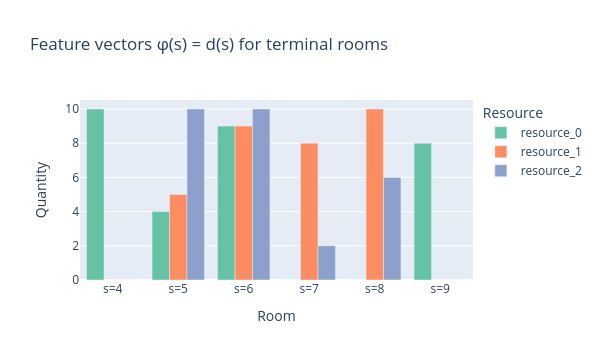

Notebook source saved alongside this figure:
### Markdown cell above
## 4. Feature Vectors φ(s)

### Code cell
phi_df = pd.DataFrame(
    {f's={s}': Env.PHI[s] for s in Env.TERMINAL},
    index=['resource_0', 'resource_1', 'resource_2']
).T
phi_df.index.name = 'Room'

fig = px.bar(
    phi_df.reset_index().melt(id_vars='Room', var_name='Resource', value_name='Quantity'),
    x='Room', y='Quantity', color='Resource', barmode='group',
    title='Feature vectors φ(s) = d(s) for terminal rooms',
    color_discrete_sequence=px.colors.qualitative.Set2,
)
fig.update_layout(width=600, height=360)
fig.show()

### Figure 1 — Plotly figure (JSON) as saved in the notebook; plotly's stock layout.template omitted (floating-point values rounded to 4 significant figures)
{"data": [{"alignmentgroup": "True", "hovertemplate": "Resource=resource_0<br>Room=%{x}<br>Quantity=%{y}<extra></extra>", "legendgroup": "resource_0", "marker": {"color": "rgb(102,194,165)", "pattern": {"shape": ""}}, "name": "resource_0", "offsetgroup": "resource_0", "orientation": "v", "showlegend": true, "textposition": "auto", "type": "bar", "x": ["s=4", "s=5", "s=6", "s=7", "s=8", "s=9"], "xaxis": "x", "y": [10.0, 4.0, 9.0, 0.0, 0.0, 8.0], "yaxis": "y"}, {"alignmentgroup": "True", "hovertemplate": "Resource=resource_1<br>Room=%{x}<br>Quantity=%{y}<extra></extra>", "legendgroup": "resource_1", "marker": {"color": "rgb(252,141,98)", "pattern": {"shape": ""}}, "name": "resource_1", "offsetgroup": "resource_1", "orientation": "v", "showlegend": true, "textposition": "auto", "type": "bar", "x": ["s=4", "s=5", "s=6", "s=7", "s=8", "s=9"], "xaxis": "x", "y": [0.0, 5.0, 9.0, 8.0, 10.0, 0.0], "yaxis": "y"}, {"alignmentgroup": "True", "hovertemplate": "Resource=resource_2<br>Room=%{x}<br>Quantity=%{y}<extra></extra>", "legendgroup": "resource_2", "marker": {"color": "rgb(141,160,203)", "pattern": {"shape": ""}}, "name": "resource_2", "offsetgroup": "resource_2", "orientation": "v", "showlegend": true, "textposition": "auto", "type": "bar", "x": ["s=4", "s=5", "s=6", "s=7", "s=8", "s=9"], "xaxis": "x", "y": [0.0, 10.0, 10.0, 2.0, 6.0, 0.0], "yaxis": "y"}], "layout": {"barmode": "group", "height": 360, "legend": {"title": {"text": "Resource"}, "tracegroupgap": 0}, "title": {"text": "Feature vectors φ(s) = d(s) for terminal rooms"}, "width": 600, "xaxis": {"anchor": "y", "domain": [0, 1], "title": {"text": "Room"}}, "yaxis": {"anchor": "x", "domain": [0, 1], "title": {"text": "Quantity"}}}}
